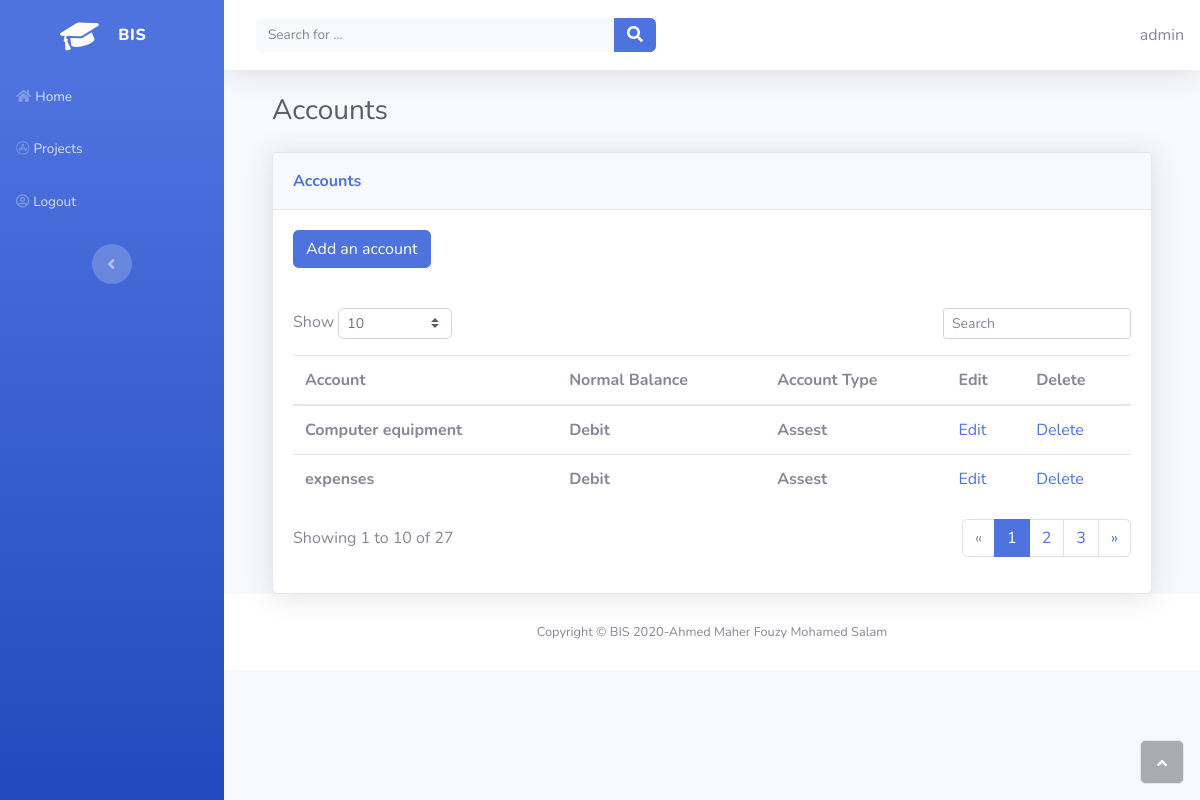
Page /sole_proprietorship/accounts (signed in) on the earlier database version.
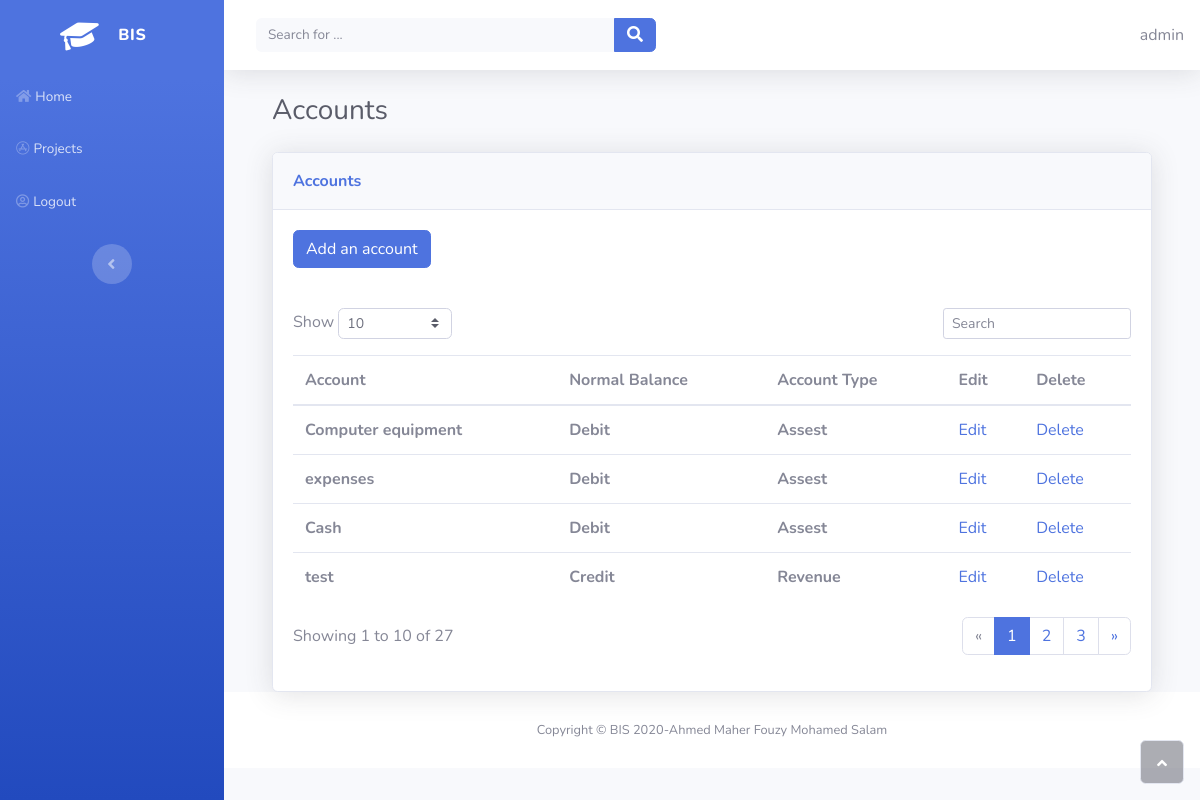
Same page on the later database version.
### sole_proprietorship/models.py (models this page shows, shortened)
class Accounts(models.Model):
    owner = models.ForeignKey(settings.AUTH_USER_MODEL, on_delete=models.CASCADE)
    account = models.CharField(max_length = 250)
    normal_balance = models.CharField(
        max_length=7,
        choices= [
            ("Debit" , "Debit") ,
            ("Credit" , "Credit")
        ],
        default= "Debit",
    )
    account_type = models.CharField(
        max_length = 50,
        choices = [
            ("Assest" , "Assest"),
            ("Investment" , "Investment"),
            ("liabilities" , "liabilities"),
            ("Revenue" , "Revenue"),
            ("Expenses" , "Expenses"),
            ("Drawings", "Drawings")
        ] ,
        default = "Assest"
    )

### sole_proprietorship/views.py (the view)
# urls.py: path('/accounts', views.AccountsListView.as_view(), name='all'),
class AccountsListView(OwnerListView):
    model = Accounts

### sole_proprietorship/owner.py (called while the page is built)
    def get_queryset(self):
        qs = super(OwnerListView, self).get_queryset()
        return qs.filter(owner=self.request.user)

### sole_proprietorship/templates/sole_proprietorship/accounts_list.html (shortened to what this page needs)
{% extends "home/base.html" %}
{% block content %}
   <div class="container-fluid">
    <h3 class="text-dark mb-4">Accounts</h3>
    <div class="card shadow">
        <div class="card-header py-3">
            <p class="text-primary m-0 font-weight-bold">Accounts</p>
        </div>
        <div class="card-body">
            <a href="{% url 'sole_proprietorship:accounts_create' %}">
              <button class="btn btn-primary"> Add an account </button>
            </a>
        </div>
        <div class="card-body">
            <div class="row">
                <div class="col-md-6 text-nowrap">
                    <div id="dataTable_length" class="dataTables_length" aria-controls="dataTable"><label>Show&nbsp;<select class="form-control form-control-sm custom-select custom-select-sm"><option value="10" selected="">10</option><option value="25">25</option><option value="50">50</option><option value="100">100</option></select>&nbsp;</label></div>
                </div>
                <div class="col-md-6">
                    <div class="text-md-right dataTables_filter" id="dataTable_filter"><label><input type="search" class="form-control form-control-sm" aria-controls="dataTable" placeholder="Search"></label></div>
                </div>
            </div>
            <div class="table-responsive table mt-2" id="dataTable" role="grid" aria-describedby="dataTable_info">
                <table class="table my-0" id="dataTable">
                    <thead>
                        <tr>
                            <th>Account</th>
                            <th>Normal Balance</th>
                            <th>Account Type</th>
                            <th>Edit</th>
                            <th>Delete</th>
                        </tr>
                    </thead>
                    <tfoot>
                          {% if accounts_list %}
                            {% for accounts in accounts_list %}
                            <tr>
                            <td><strong>{{ accounts.account}}</strong></td>
                            <td><strong>{{ accounts.normal_balance}}</strong></td>
                            <td><strong>{{ accounts.account_type}}</strong></td>
                                  {% if accounts.owner == user %}
                                  <td><a href="{% url 'sole_proprietorship:accounts_update' accounts.id %}">Edit</a> </td>
                                  <td><a href="{% url 'sole_proprietorship:accounts_delete' accounts.id %}">Delete</a></td>
                                  {% endif %}
                            </tr>
                            {% endfor %}
                          {% else %}
                            <p>There are no accounts in the database.</p>
                          {% endif %}
                    </tfoot>
                </table>
            </div>
            <div class="row">
                <div class="col-md-6 align-self-center">
                    <p id="dataTable_info" class="dataTables_info" role="status" aria-live="polite">Showing 1 to 10 of 27</p>
                </div>
                <div class="col-md-6">
                    <nav class="d-lg-flex justify-content-lg-end dataTables_paginate paging_simple_numbers">
                        <ul class="pagination">
                            <li class="page-item disabled"><a class="page-link" href="#" aria-label="Previous"><span aria-hidden="true">«</span></a></li>
                            <li class="page-item active"><a class="page-link" href="#">1</a></li>
                            <li class="page-item"><a class="page-link" href="#">2</a></li>
                            <li class="page-item"><a class="page-link" href="#">3</a></li>
                            <li class="page-item"><a class="page-link" href="#" aria-label="Next"><span aria-hidden="true">»</span></a></li>
                        </ul>
                    </nav>
                </div>
            </div>
        </div>
    </div>
{% endblock %}

Differences in the rows shown:
added Accounts: account "Cash", normal_balance "Debit", account_type "Assest", shows "Edit"
added Accounts: account "test", normal_balance "Credit", account_type "Revenue", shows "Edit"
